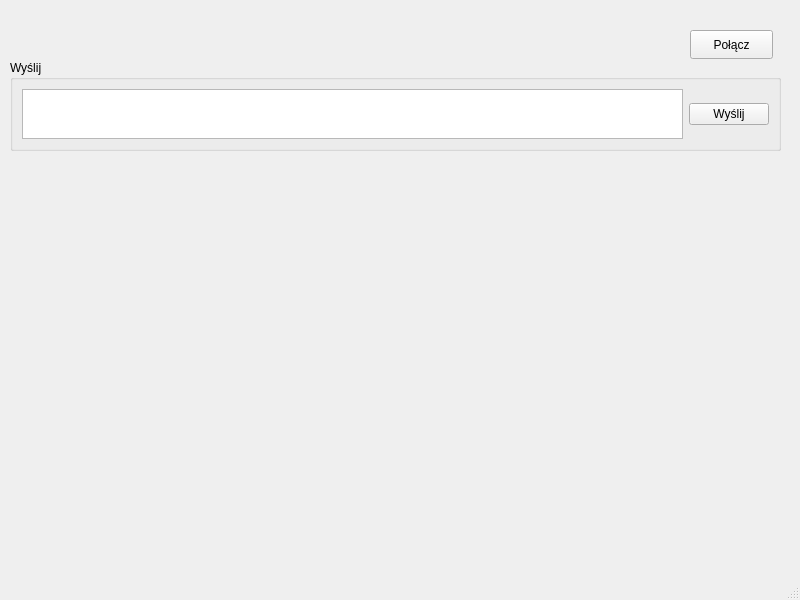
<?xml version="1.0" encoding="UTF-8"?>
<ui version="4.0">
 <class>MainWindow</class>
 <widget class="QMainWindow" name="MainWindow">
  <property name="geometry">
   <rect>
    <x>0</x>
    <y>0</y>
    <width>800</width>
    <height>600</height>
   </rect>
  </property>
  <property name="windowTitle">
   <string>MainWindow</string>
  </property>
  <widget class="QWidget" name="centralwidget">
   <widget class="QGroupBox" name="groupBox">
    <property name="geometry">
     <rect>
      <x>10</x>
      <y>60</y>
      <width>771</width>
      <height>91</height>
     </rect>
    </property>
    <property name="title">
     <string>Wyślij</string>
    </property>
    <layout class="QGridLayout" name="gridLayout">
     <item row="0" column="1">
      <widget class="QPushButton" name="pushButtonSend">
       <property name="text">
        <string>Wyślij</string>
       </property>
      </widget>
     </item>
     <item row="0" column="0">
      <widget class="QPlainTextEdit" name="plainTextEdit_Text2Send"/>
     </item>
    </layout>
   </widget>
   <widget class="QPushButton" name="pushButtonConnect">
    <property name="geometry">
     <rect>
      <x>690</x>
      <y>30</y>
      <width>83</width>
      <height>29</height>
     </rect>
    </property>
    <property name="text">
     <string>Połącz</string>
    </property>
   </widget>
  </widget>
  <widget class="QMenuBar" name="menubar">
   <property name="geometry">
    <rect>
     <x>0</x>
     <y>0</y>
     <width>800</width>
     <height>25</height>
    </rect>
   </property>
  </widget>
  <widget class="QStatusBar" name="statusbar"/>
 </widget>
 <resources/>
 <connections/>
</ui>
